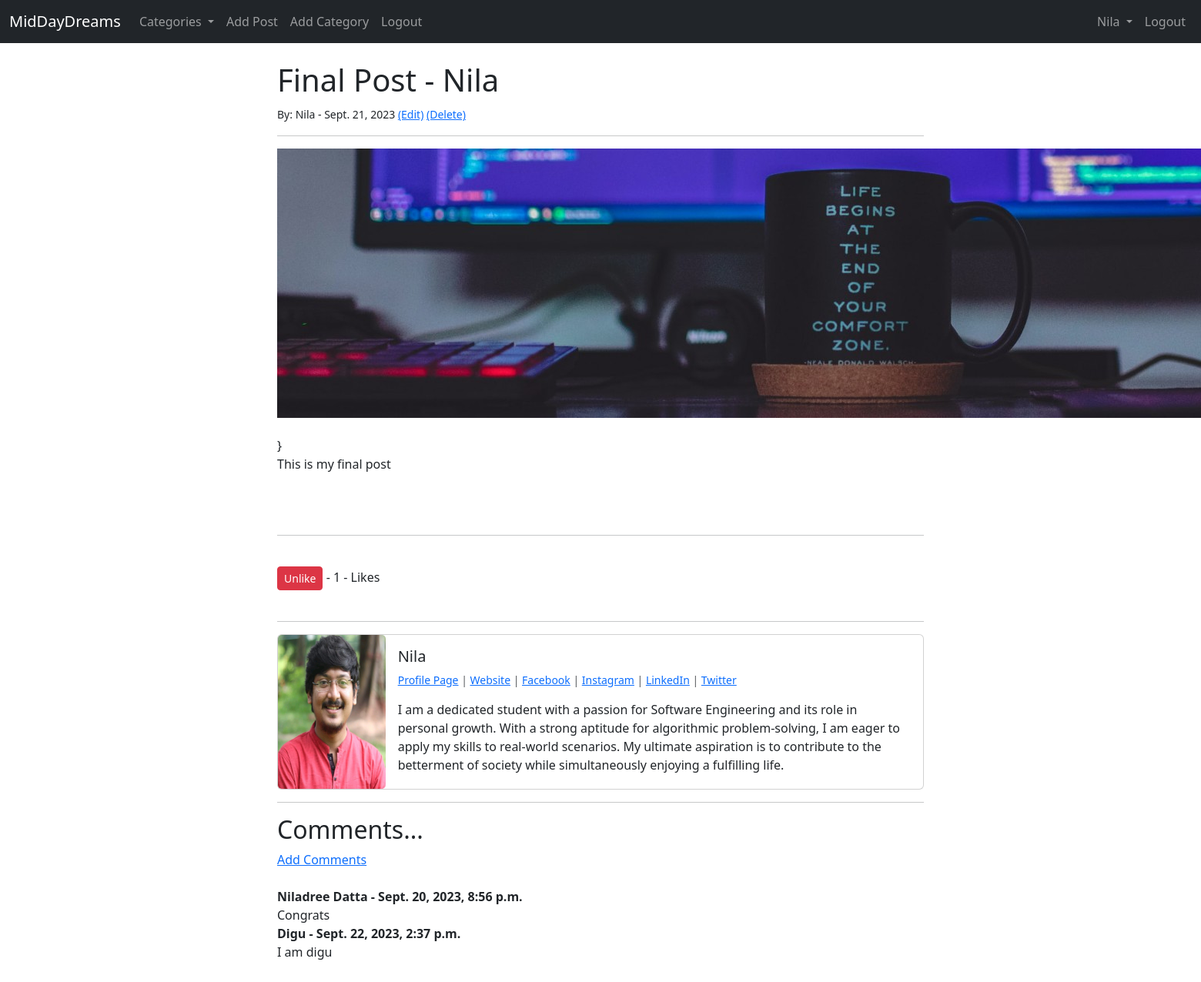
The app's page /article/19 (signed in) with its own data.
### theblog/models.py (models this page shows, shortened)
class Profile(models.Model):
	user = models.OneToOneField(User, null = True , on_delete = models.CASCADE)
	bio = models.TextField()
	profile_pic = models.ImageField(null = True, blank = True, upload_to = "images/profile/")
	website_url = models.CharField(max_length = 255, null = True, blank = True)
	facebook_url = models.CharField(max_length = 255, null = True, blank = True)
	twitter_url = models.CharField(max_length = 255, null = True, blank = True)
	instagram_url = models.CharField(max_length = 255, null = True, blank = True)
	linkedin_url = models.CharField(max_length = 255, null = True, blank = True)
	def __str__(self):
		return str(self.user)

class Post(models.Model):
	title = models.CharField(max_length = 255)
	header_image = models.ImageField(null = True, blank = True, upload_to = "images/")
	title_tag = models.CharField(max_length = 255)
	author = models.ForeignKey(User, on_delete = models.CASCADE)
	body = RichTextField(blank = True, null = True)
	post_date = models.DateField(auto_now_add = True)
	category = models.CharField(max_length = 255, default = 'coding')
	snippet = models.CharField(max_length = 255)
	likes = models.ManyToManyField(User, related_name = 'blog_post')
	def total_likes(self):
		return self.likes.count()

class Comment(models.Model):
	post = models.ForeignKey(Post, related_name = "comments", on_delete = models.CASCADE)
	name = models.CharField(max_length = 255)
	body = models.TextField()
	date_added = models.DateTimeField(auto_now_add = True)

### theblog/views.py (the view)
# urls.py: path('article/<int:pk>', ArticleDetailView.as_view(), name='article-detail'),
class ArticleDetailView(DetailView):
    model = Post
    template_name = 'article_details.html'
    def get_context_data(self, *args, **kwargs):
        cat_menu = Category.objects.all()
        context = super(ArticleDetailView,self).get_context_data(*args, **kwargs)
        stuff = get_object_or_404(Post, id = self.kwargs['pk'])
        total_likes = stuff.total_likes()
        liked = False
        if stuff.likes.filter(id =  self.request.user.id).exists():
            liked = True
        context["cat_menu"] = cat_menu
        context["total_likes"] = total_likes
        context["liked"] = liked
        return context

### theblog/models.py (called while the page is built)
	def __str__(self):
		return self.name

### theblog/templates/article_details.html (shortened to what this page needs)
{% extends 'base.html' %}
{% load  static %}
{% block content %}
    <div class="container">
        <div class="row">
            <div class="col-md-8 offset-md-2">
                <h1>{{ post.title }} - {{ post.author }} </h1>
                <small>
                    By: {{ post.author }} - {{ post.post_date }}
                    {% if user.is_authenticated %}
                        {% if user.id  == post.author.id%}
                            <a href="{% url 'update_post' post.pk %}">(Edit)</a>
                            <a href="{% url 'delete_post' post.pk %}">(Delete)</a>
                        {% endif %}
                    {% endif %}
                </small>
                <hr>
                {% if post.header_image %}
                    <img src = "{{ post.header_image.url }}">
                {% endif %}
                 <br/> <br/>
                }
                {{ post.body|safe }}
                <br>
                <hr>
                <br/>
                <form action="{% url 'like_post' post.pk %}" method="POST">
                    {% if user.is_authenticated %}
                        {% if liked %}
                            <button type="submit" name="post_id" value="{{ post.id }}" class="btn btn-danger btn-sm">Unlike</button>
                        {% else %}
                            <button type="submit" name="post_id" value="{{ post.id }}" class="btn btn-primary btn-sm">Like</button>
                        {% endif %}
                    {% else %}
                        <small><a href="{% url 'login' %}">Login</a>  to like</small>
                    {% endif %}
                    - {{ total_likes }} - Likes
                </form>
                <br/>
                <hr>
                <div class="card mb-3" >
                  <div class="row g-0">
                    <div class="col-md-2">
                        {% if post.author.profile.profile_pic %}
                            <img src="{{ post.author.profile.profile_pic.url  }}" class="card-img" width=200 height= 200>
                        {% else %}
                            <img src="{% static 'theblog/images/default.png' %}" class="card-img" width="200" height="200">
                        {% endif %}
                    </div>
                    <div class="col-md-10">
                      <div class="card-body">
                        <h5 class="card-title">{{ post.author }}</h5>
                            <p class="small text-muted">
                                {% if post.author.profile.id %}
                                    <a href="{% url 'show_profile_page' post.author.profile.id %}">Profile Page</a> |
                                {% endif %}
                                {% if post.author.profile.website_url %}
                                    <a href="{{ post.author.profile.website_url }}">Website</a> |
                                {% endif %}
                                {% if post.author.profile.facebook_url %}
                                    <a href="{{ post.author.profile.facebook_url }}">Facebook</a> |
                                {% endif %}
                                {% if post.author.profile.instagram_url %}
                                    <a href="{{ post.author.profile.instagram_url }}">Instagram</a> |
                                {% endif %}
                                {% if post.author.profile.linkedin_url %}
                                    <a href="{{ post.author.profile.linkedin_url }}">LinkedIn</a> |
                                {% endif %}
                                {% if post.author.profile.twitter_url %}
                                    <a href="{{ post.author.profile.twitter_url }}">Twitter</a>
                                {% endif %}
                            </p>
                        <p class="card-text">{{ post.author.profile.bio }}</p>
                      </div>
                    </div>
                  </div>
                </div>
                <hr>
                <h2>Comments... </h2>
                {% if not post.comments.all %}
                    No Comments Yet...<a href="{% url 'add_comment' post.pk %}"> Add Comment </a> <br/> <br/>
                {% else %}
                <a href="{% url 'add_comment' post.pk %}"> Add Comments </a> <br/> <br/>
                    {% for comment in post.comments.all %}
                        <strong> {{comment.name}} - {{comment.date_added}} </strong>
                        <br/>
                        {{comment.body}}
                        <br/>
                    {% endfor %}
                {% endif %}
                <br/>
                <br/>
                <br/>
                <br/>
            </div>
        </div>
    </div>
{% endblock %}

### theblog/templates/base.html (shortened to what this page needs)
<!doctype html>
<html lang="en">
  <head>
    <link href="https://cdn.jsdelivr.net/npm/bootstrap@5.3.2/dist/css/bootstrap.min.css" rel="stylesheet">
  </head>
  <body>
    <nav class="navbar navbar-expand-lg navbar-dark bg-dark ">
  <div class="container-fluid">
    <a class="navbar-brand" href="{% url 'home' %}">MidDayDreams</a>
    <div class="collapse navbar-collapse" id="navbarSupportedContent">
      <ul class="navbar-nav me-auto mb-2 mb-lg-0">
        {% if cat_menu %}
        <li class="nav-item dropdown">
          <a class="nav-link dropdown-toggle" href="#" role="button" data-bs-toggle="dropdown" aria-expanded="false">
            Categories
          </a>
        </li>
        {% else %}
        <li class="nav-item">
          <a class="nav-link" href="{% url 'category-list' %}">Categories</a>
        </li>
        {% endif %}
        {% if user.is_authenticated %}
        <li class="nav-item">
          <a class="nav-link" href="{% url 'add_post' %}">Add Post</a>
        </li>
        <li class="nav-item">
          <a class="nav-link" href="{% url 'add_category' %}">Add Category</a>
        </li>
          <li class="nav-item">
            <a class="nav-link" href="{% url 'logout' %}">Logout</a>
          </li>
        {% endif %}
      </ul>
      {% if user.is_authenticated %}
          <ul class="navbar-nav ml-auto">
            <li class="nav-item dropdown">
            <a class="nav-link dropdown-toggle" href="#" role="button" data-bs-toggle="dropdown" aria-expanded="false">
              {{user.profile}}
            </a>
          <li class="nav-item">
            <a class="nav-link" href="{% url 'logout' %}">Logout</a>
          </li>
      {% endif %}
    </div>
  </div>
</nav>
    <br >
    <div class = "container">
    {% block content %}{% endblock %}
  </body>
</html>

### records on screen
Post: title "Final Post", author "Nila", post_date "Sept. 21, 2023", header_image (picture), body "This is my final post", author.profile.profile_pic (picture), author.profile.bio "I am a dedicated student with a passion for Software Engineering and its role in personal growth. With a strong aptitude for algorithmic problem-solving, I am eager to apply my skills to real-world scenarios. My ultimate aspiration is to contribute to the betterment of society while simultaneously enjoying a fulfilling life."
Comment: name "Niladree Datta", date_added "Sept. 20, 2023, 8:56 p.m.", body "Congrats"
Comment: name "Digu", date_added "Sept. 22, 2023, 2:37 p.m.", body "I am digu"

### other values on screen
{{ user.profile }} "Nila"
{{ total_likes }} "1"
